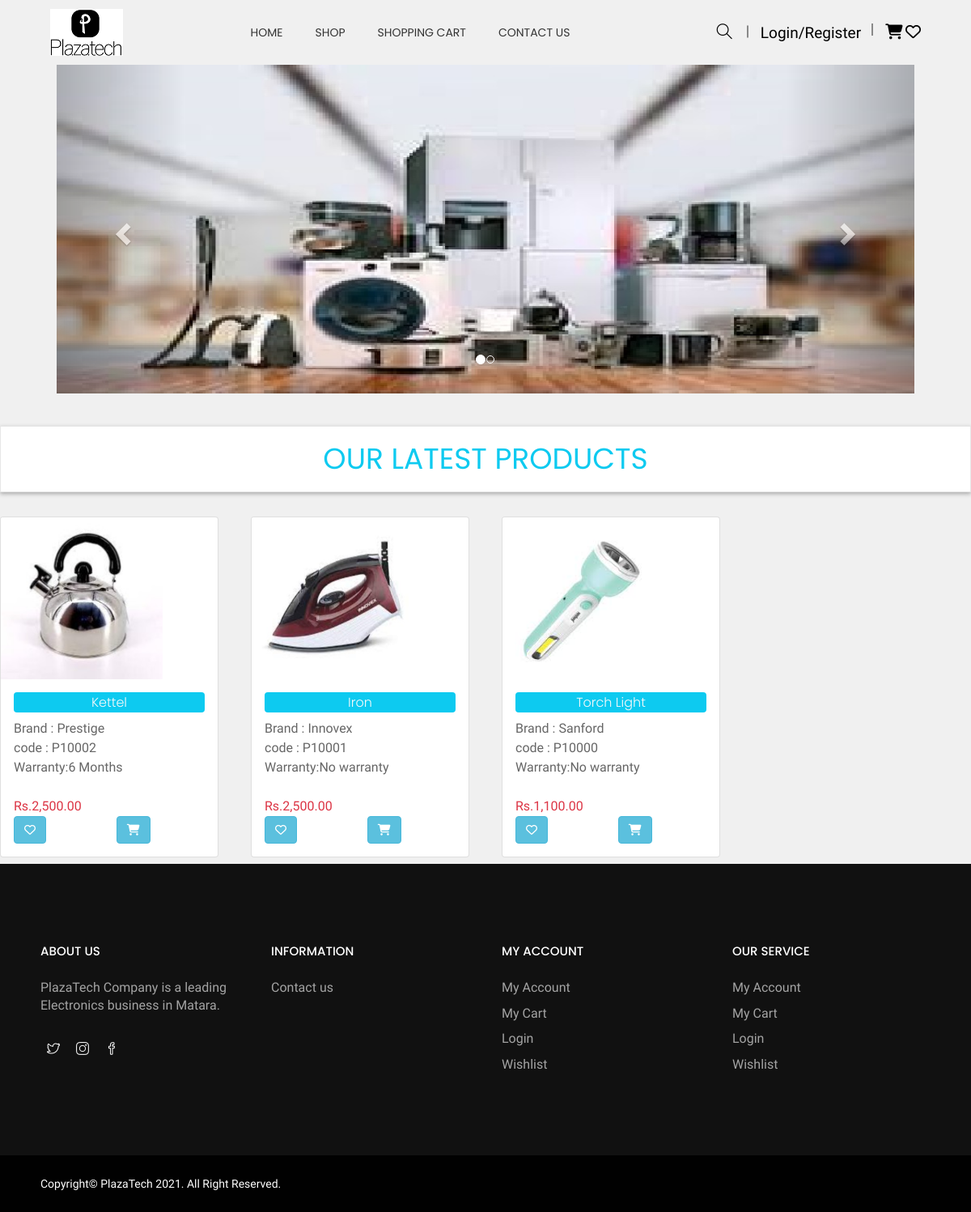
The page / on the database its author committed.
### tables this page shows
CREATE TABLE IF NOT EXISTS `slider` (
  `slide_id` int(10) NOT NULL AUTO_INCREMENT,
  `slide_name` varchar(255) NOT NULL,
  `slide_image` text NOT NULL,
  PRIMARY KEY (`slide_id`)
);

CREATE TABLE IF NOT EXISTS `products` (
  `product_id` int(100) NOT NULL AUTO_INCREMENT,
  `product_name` varchar(100) NOT NULL,
  `product_price` float NOT NULL,
  `product_image` varchar(100) NOT NULL,
  `brand` varchar(100) NOT NULL,
  `product_code` varchar(100) NOT NULL,
  `warranty` varchar(100) NOT NULL,
  `category` varchar(100) NOT NULL,
  `quantity` int(11) NOT NULL,
  `categories_id` int(11) NOT NULL,
  `meta_keyword` varchar(2000) NOT NULL,
  `status` tinyint(4) NOT NULL,
  PRIMARY KEY (`product_id`)
);

### index.php (the view, shortened to what this page needs)
 <!DOCTYPE html>
 <html lang="en">
 <head>
  <link rel='stylesheet' href='https://cdnjs.cloudflare.com/ajax/libs/font-awesome/5.9.0/css/all.min.css' />
<link href="https://cdn.jsdelivr.net/npm/bootstrap@5.0.2/dist/css/bootstrap.min.css" rel="stylesheet">
<link rel="stylesheet" type="text/css" href="./product_css.css">
<link href = "css/jquery-ui.css" rel = "stylesheet">
 </head>
 <body>
 <?php require('top.php')?>
<div class="container" id="slider">
       <div class="col-md-12">
           <div class="carousel slide" id="myCarousel" data-ride="carousel">
               <ol class="carousel-indicators">
                   <li class="active" data-target="#myCarousel" data-slide-to="0"></li>
                   <li data-target="#myCarousel" data-slide-to="1"></li>
               </ol>
               <div class="carousel-inner">
                  <?php
                   $get_slides = "select * from slider LIMIT 0,1";
                   $run_slides = mysqli_query($con,$get_slides);
                   while($row_slides=mysqli_fetch_array($run_slides)){
                       $slide_image = $row_slides['slide_image'];
                       echo "
                       <div class='item active'>
                       <img src='$slide_image'>
                       </div>
                       ";
                   }
                   ?>
               </div>
               <a href="#myCarousel" class="left carousel-control" data-slide="prev">
                   <span class="glyphicon glyphicon-chevron-left"></span>
               </a>
               <a href="#myCarousel" class="right carousel-control" data-slide="next">
                   <span class="glyphicon glyphicon-chevron-right"></span>
               </a>
           </div>
       </div>
   </div>
   <div id="hot">
       <div class="box">
           <div class="container">
               <div class="col-md-12">
                   <h2>
                       Our Latest Products
                   </h2>
               </div>
           </div>
       </div>
   </div>
        <div class="row filter_data">
			<?php
            	   $sql="SELECT * FROM products order by product_id desc";
            	   $result=$conn->query($sql);
            	   while($row=$result->fetch_assoc()){
            	 ?>
            	 <div class="col-md-3 mb-2 ">
				 <form action=""  class="form-submit" >
            	 	<div class="card" style="height:100%" >
            	 		<a href='single.php?id=<?php echo  $row["product_id"] ?>'>	<img src="<?= $row['product_image'] ?>" class="card-img-top" style="width:200px; height:200px;" ></a>
            	 			 <div class="card-body ">
								  <h6  class="text-light bg-info text-center rounded p-1 card-title"> <?=$row['product_name'];	 ?></h6>
            	 				 	<p>
            	 				 		Brand : <?= $row['brand']; ?><br>
            	 				 		code : <?= $row['product_code']; ?><br>
            	 				 		Warranty:<?= $row['warranty']; ?><br><br>
									  <span class="text-danger"> Rs.<?= number_format($row['product_price'],2); ?> </span>
            	 				 	</p>
									<button type="submit"  class="btn btn-info add2" name="" data-toggle="tooltip" data-placement="top" title="Add To Wishlist"   ><i class="far fa-heart"></i></button>
							 <button type="submit"  class="btn btn-info addItemBtn" data-toggle="tooltip" data-placement="top" title="Add To Cart"    name="add"  ><i class="fas fa-shopping-cart"></i></button>
							   </div>
            	 	</div>
				 </form>
            	 </div>
				 <?php } ?>
            </div>
<?php require('footer.php')?>
</body>
 </html>

### rows shown on the page
slider: slide_image (picture)
products: product_image (picture), product_name "Kettel", brand "Prestige", product_code "P10002", warranty "6 Months", product_price "2,500.00"
products: product_image (picture), product_name "Iron", brand "Innovex", product_code "P10001", warranty "No warranty", product_price "2,500.00"
products: product_image (picture), product_name "Torch Light", brand "Sanford", product_code "P10000", warranty "No warranty", product_price "1,100.00"
